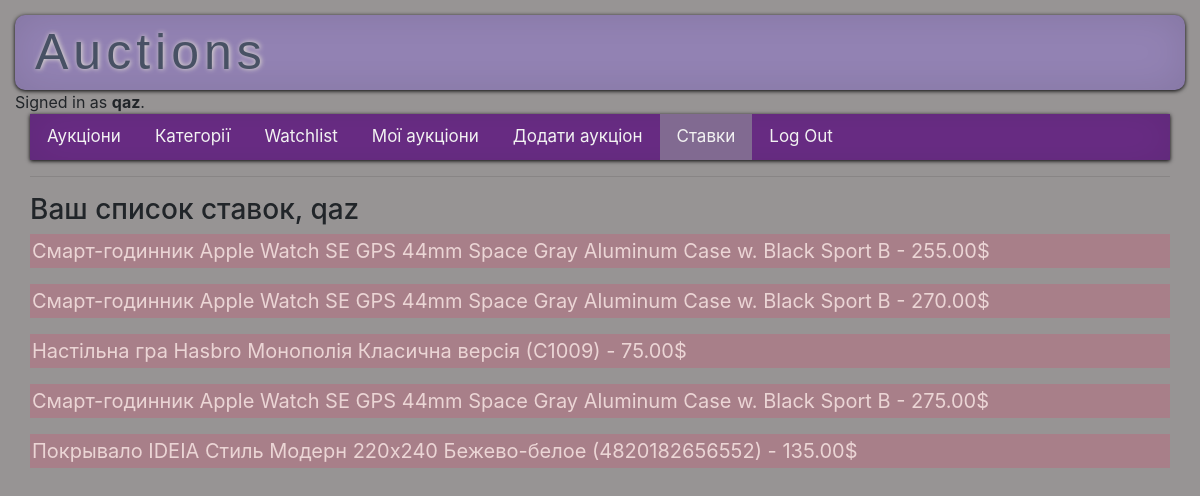
The page /bet_list (signed in) on the database its author committed.
### auctions/models.py (models this page shows, shortened)
class User(AbstractUser):
    username = models.CharField(max_length=150, unique=True)
    watchlist = models.ManyToManyField('ActiveListings', blank=True, related_name="user")

class Bet(models.Model):
    bet_item = models.ForeignKey(ActiveListings, on_delete=CASCADE, null=True)
    bet_price = models.DecimalField(max_digits=50, decimal_places=2, verbose_name="Ставка, $", null=True)
    last_bet_user = models.ForeignKey(User, related_name='last_bet_user', blank=True, on_delete=CASCADE, verbose_name='Хто зробив ставку', null=True)
    class Meta:
        verbose_name="Ставка"
        verbose_name_plural="Ставки"

class ActiveListings(models.Model):
    lot_name=models.CharField(max_length=150, verbose_name='Назва товару')
    slug = models.SlugField(max_length=150, unique=True, blank=True, verbose_name="URL", null=True)
    lot_author = models.ForeignKey(User, on_delete=CASCADE, null=True)
    lot_image = models.ImageField(upload_to="images/%Y/%m/%d/", verbose_name="Фото", blank=True)
    lot_description = models.TextField(verbose_name="Опис")
    price = models.DecimalField(max_digits=50, decimal_places=2, null=True, default=0, verbose_name="Початкова ставка, $")
    start_bet = models.DecimalField(max_digits=50, decimal_places=2, null=True, blank=True, default=0, verbose_name="Ставка, $")
    winner = models.CharField(max_length=50, verbose_name='Переможець', null=True, blank=True)
    date_created = models.DateTimeField(auto_now_add=True, verbose_name='Дата створення')
    cat = models.ForeignKey(Category, on_delete=PROTECT, blank=True, verbose_name='Категорія', null=True)
    is_closed = models.BooleanField(default=False, verbose_name="Закрити аукціон")
    def __str__(self):
        return f"{self.lot_name}"
    class Meta:
        verbose_name="Товар"
        verbose_name_plural="Товари"

### auctions/views.py (the view)
# urls.py: path("bet_list", views.bet_list, name="bet_list"),
@login_required
def bet_list(request):
    lots = Bet.objects.filter(last_bet_user=request.user)
    return render(request, "auctions/bet_list.html", {
        "lots": lots,
        'bet_selected': 0,
   })

### auctions/templates/auctions/bet_list.html (shortened to what this page needs)
{% extends "auctions/layout.html" %}
{% block body %}
{% if user.is_authenticated %}
<h3>Ваш список ставок, {{ user.username }}</h3>
      {% for lot in lots %}
         <ul class="bet-lst">
           <li> {{ lot.bet_item }} - {{ lot.bet_price }}$</li>
         </ul>
         {% empty %}
      <h3>Ставок немає</h3>
      {% endfor %}
{% endif %}
{% endblock %}

### auctions/templates/auctions/layout.html (shortened to what this page needs)
{% load static %}
<!DOCTYPE html>
<html lang="en">
    <head>
        <link rel="stylesheet" href="https://stackpath.bootstrapcdn.com/bootstrap/4.4.1/css/bootstrap.min.css">
        <link href="{% static 'auctions/styles.css' %}" rel="stylesheet">
    </head>
    <body>
        <header>
           <div class="h-header">Auctions</div>
        </header>
        <div>
            {% if user.is_authenticated %}
                Signed in as <strong>{{ user.username }}</strong>.
            {% else %}
                Not signed in.
            {% endif %}
        </div>
    <div class="container-fluid">
        <ul class="nav">
            {% if cat_selected == 0 %}
                <li class="selected">Аукціони</li>
            {% else %}
                <li class="nav-item"><a class="nav-link" href="{% url 'index' %}">Аукціони</a></li>
                {% endif %}
            {% if c_selected == 0 %}
                <li class="selected">Категорії</li>
            {% else %}
                <li class="nav-item"><a class="nav-link" href="{% url 'cats' %}">Категорії</a></li>
                {% endif %}
            {% if user.is_authenticated %}
                {% if w_selected == 0 %}
                <li class="selected">Watchlist</li>
                    {% else %}
                <li class="nav-item"><a class="nav-link" href="{% url 'watchlist' user.id %}">Watchlist</a></li>
                {% endif %}
                {% if my_list_selected == 0 %}
                <li class="selected">Мої аукціони</li>
                    {% else %}
                <li class="nav-item"><a class="nav-link" href="{% url 'my_auctions' user.id %}">Мої аукціони</a></li>
                {% endif %}
                {% if add_selected == 0 %}
                <li class="selected">Додати аукціон</li>
                    {% else %}
                <li class="nav-item"><a class="nav-link" href="{% url 'add_auction' %}">Додати аукціон</a></li>
                {% endif %}
                {% if bet_selected == 0 %}
                <li class="selected">Ставки</li>
                    {% else %}
                <li class="nav-item"><a class="nav-link" href="{% url 'bet_list' %}">Ставки</a></li>
                {% endif %}
                <li class="nav-item"><a class="nav-link" href="{% url 'logout' %}">Log Out</a></li>
            {% endif %}
        </ul>
        <hr>
        {% block body %}
        {% endblock %}
    </div>
    </body>
</html>

### auctions/static/auctions/styles.css (style rules this page uses)
body { padding: 15px; background-color: rgb(151, 148, 148); }
header { background-color: rgb(147, 131, 180); box-shadow: 0 1px 4px rgba(0, 0, 0, 1), 0 0 40px rgba(0, 0, 0, .1) inset; border-radius: 10px; }
li { list-style: none; }
.h-header { padding-left: 20px; color: rgb(72, 81, 100); font-family: Impact, Haettenschweiler, 'Arial Narrow Bold', sans-serif; font-style: unset; font-size: 50px; letter-spacing: 5px; text-shadow:rgb(233, 229, 214) 1px 0 5px; }
.nav { background-color: #6a2d86; overflow: hidden; box-shadow: 0 1px 4px rgba(0, 0, 0, 1), -23px 0 20px -23px rgba(0, 0, 0, .8), 23px 0 20px -23px rgba(0, 0, 0, .8), 0 0 40px rgba(0, 0, 0, .1) inset; }
.nav-item a { float: left; color: #f2f2f2; text-align: center; padding: 10px 17px; text-decoration: none; font-size: 17px; }
.selected { float: left; color: #f2f2f2; background-color: rgb(129, 106, 145); text-align: center; padding: 10px 17px; text-decoration: none; font-size: 17px; }
.bet-lst { text-align: left; font-size: 20px; background-color: #a87f89; list-style: none; color: #ebd5d5; padding: 2px; }

### rows shown on the page
User: username "qaz"
Bet: bet_item "Смарт-годинник Apple Watch SE GPS 44mm Space Gray Aluminum Case w. Black Sport B", bet_price "255.00"
Bet: bet_item "Смарт-годинник Apple Watch SE GPS 44mm Space Gray Aluminum Case w. Black Sport B", bet_price "270.00"
Bet: bet_item "Настільна гра Hasbro Монополія Класична версія (С1009)", bet_price "75.00"
Bet: bet_item "Смарт-годинник Apple Watch SE GPS 44mm Space Gray Aluminum Case w. Black Sport B", bet_price "275.00"
Bet: bet_item "Покрывало IDEIA Стиль Модерн 220х240 Бежево-белое (4820182656552)", bet_price "135.00"
